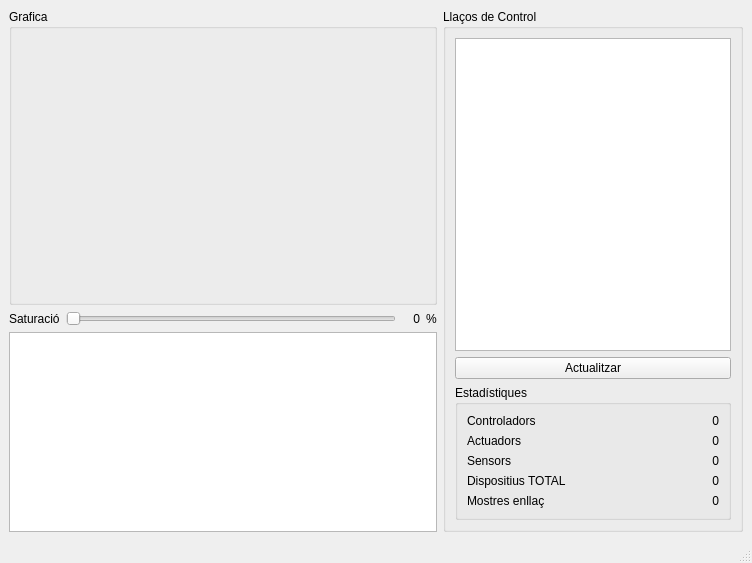
<?xml version="1.0" encoding="UTF-8"?>
<ui version="4.0">
 <class>MainWindow</class>
 <widget class="QMainWindow" name="MainWindow">
  <property name="geometry">
   <rect>
    <x>0</x>
    <y>0</y>
    <width>752</width>
    <height>563</height>
   </rect>
  </property>
  <property name="windowTitle">
   <string>Distributed Control Systems Monitor</string>
  </property>
  <widget class="QWidget" name="centralwidget">
   <layout class="QHBoxLayout" name="horizontalLayout_2">
    <item>
     <layout class="QVBoxLayout" name="verticalLayout_6">
      <item>
       <widget class="QGroupBox" name="groupBox_3">
        <property name="sizePolicy">
         <sizepolicy hsizetype="Expanding" vsizetype="Expanding">
          <horstretch>0</horstretch>
          <verstretch>0</verstretch>
         </sizepolicy>
        </property>
        <property name="minimumSize">
         <size>
          <width>0</width>
          <height>200</height>
         </size>
        </property>
        <property name="title">
         <string>Grafica</string>
        </property>
        <layout class="QVBoxLayout" name="verticalLayout_4">
         <item>
          <widget class="MplWidget" name="mplWidget" native="true">
           <property name="sizePolicy">
            <sizepolicy hsizetype="Expanding" vsizetype="Expanding">
             <horstretch>0</horstretch>
             <verstretch>0</verstretch>
            </sizepolicy>
           </property>
          </widget>
         </item>
        </layout>
       </widget>
      </item>
      <item>
       <layout class="QHBoxLayout" name="horizontalLayout">
        <item>
         <widget class="QLabel" name="label_saturation">
          <property name="text">
           <string>Saturació</string>
          </property>
         </widget>
        </item>
        <item>
         <widget class="QSlider" name="slider_saturation">
          <property name="orientation">
           <enum>Qt::Horizontal</enum>
          </property>
         </widget>
        </item>
        <item>
         <widget class="QLabel" name="label_percent_value">
          <property name="minimumSize">
           <size>
            <width>18</width>
            <height>0</height>
           </size>
          </property>
          <property name="lineWidth">
           <number>2</number>
          </property>
          <property name="midLineWidth">
           <number>2</number>
          </property>
          <property name="text">
           <string notr="true">0</string>
          </property>
          <property name="textFormat">
           <enum>Qt::AutoText</enum>
          </property>
          <property name="scaledContents">
           <bool>true</bool>
          </property>
          <property name="alignment">
           <set>Qt::AlignRight|Qt::AlignTrailing|Qt::AlignVCenter</set>
          </property>
          <property name="margin">
           <number>0</number>
          </property>
         </widget>
        </item>
        <item>
         <widget class="QLabel" name="label_percent_symbol">
          <property name="text">
           <string>%</string>
          </property>
         </widget>
        </item>
       </layout>
      </item>
      <item>
       <widget class="QTextBrowser" name="textBrowser">
        <property name="maximumSize">
         <size>
          <width>16777215</width>
          <height>200</height>
         </size>
        </property>
       </widget>
      </item>
     </layout>
    </item>
    <item>
     <layout class="QVBoxLayout" name="verticalLayout_5">
      <item>
       <widget class="QGroupBox" name="groupBox_2">
        <property name="maximumSize">
         <size>
          <width>300</width>
          <height>16777215</height>
         </size>
        </property>
        <property name="title">
         <string>Llaços de Control</string>
        </property>
        <layout class="QVBoxLayout" name="verticalLayout_3">
         <item>
          <widget class="QListWidget" name="listWidget_link">
           <property name="maximumSize">
            <size>
             <width>300</width>
             <height>16777215</height>
            </size>
           </property>
          </widget>
         </item>
         <item>
          <widget class="QPushButton" name="pushButton_reload">
           <property name="text">
            <string>Actualitzar</string>
           </property>
          </widget>
         </item>
         <item>
          <widget class="QGroupBox" name="groupBox">
           <property name="title">
            <string>Estadístiques</string>
           </property>
           <layout class="QVBoxLayout" name="verticalLayout">
            <item>
             <layout class="QFormLayout" name="formLayout">
              <item row="0" column="0">
               <widget class="QLabel" name="label_C">
                <property name="text">
                 <string>Controladors </string>
                </property>
               </widget>
              </item>
              <item row="0" column="1">
               <widget class="QLabel" name="label_C_value">
                <property name="text">
                 <string>0</string>
                </property>
                <property name="alignment">
                 <set>Qt::AlignRight|Qt::AlignTrailing|Qt::AlignVCenter</set>
                </property>
               </widget>
              </item>
              <item row="1" column="0">
               <widget class="QLabel" name="label_A">
                <property name="text">
                 <string>Actuadors</string>
                </property>
               </widget>
              </item>
              <item row="1" column="1">
               <widget class="QLabel" name="label_A_value">
                <property name="text">
                 <string>0</string>
                </property>
                <property name="alignment">
                 <set>Qt::AlignRight|Qt::AlignTrailing|Qt::AlignVCenter</set>
                </property>
               </widget>
              </item>
              <item row="2" column="0">
               <widget class="QLabel" name="label_S">
                <property name="text">
                 <string>Sensors</string>
                </property>
               </widget>
              </item>
              <item row="2" column="1">
               <widget class="QLabel" name="label_S_value">
                <property name="text">
                 <string>0</string>
                </property>
                <property name="alignment">
                 <set>Qt::AlignRight|Qt::AlignTrailing|Qt::AlignVCenter</set>
                </property>
               </widget>
              </item>
              <item row="3" column="0">
               <widget class="QLabel" name="label_T">
                <property name="text">
                 <string>Dispositius TOTAL</string>
                </property>
               </widget>
              </item>
              <item row="3" column="1">
               <widget class="QLabel" name="label_T_value">
                <property name="text">
                 <string>0</string>
                </property>
                <property name="alignment">
                 <set>Qt::AlignRight|Qt::AlignTrailing|Qt::AlignVCenter</set>
                </property>
               </widget>
              </item>
              <item row="4" column="0">
               <widget class="QLabel" name="label_samples">
                <property name="text">
                 <string>Mostres enllaç</string>
                </property>
               </widget>
              </item>
              <item row="4" column="1">
               <widget class="QLabel" name="label_samples_value">
                <property name="text">
                 <string>0</string>
                </property>
                <property name="alignment">
                 <set>Qt::AlignRight|Qt::AlignTrailing|Qt::AlignVCenter</set>
                </property>
               </widget>
              </item>
             </layout>
            </item>
           </layout>
          </widget>
         </item>
        </layout>
       </widget>
      </item>
     </layout>
    </item>
   </layout>
  </widget>
  <widget class="QMenuBar" name="menubar">
   <property name="geometry">
    <rect>
     <x>0</x>
     <y>0</y>
     <width>752</width>
     <height>25</height>
    </rect>
   </property>
  </widget>
  <widget class="QStatusBar" name="statusbar"/>
 </widget>
 <customwidgets>
  <customwidget>
   <class>MplWidget</class>
   <extends>QWidget</extends>
   <header>mplwidget</header>
   <container>1</container>
  </customwidget>
 </customwidgets>
 <resources/>
 <connections>
  <connection>
   <sender>slider_saturation</sender>
   <signal>valueChanged(int)</signal>
   <receiver>label_percent_value</receiver>
   <slot>setNum(int)</slot>
   <hints>
    <hint type="sourcelabel">
     <x>303</x>
     <y>288</y>
    </hint>
    <hint type="destinationlabel">
     <x>351</x>
     <y>297</y>
    </hint>
   </hints>
  </connection>
 </connections>
</ui>
